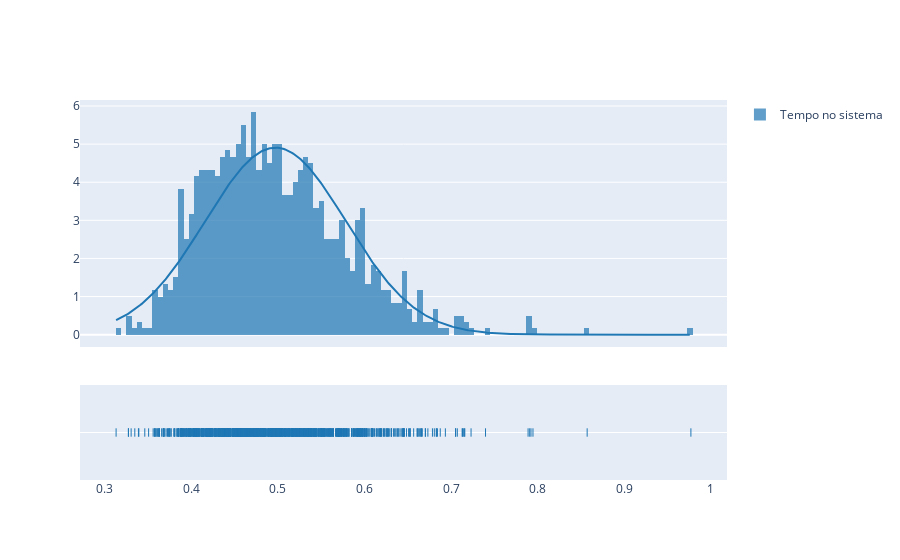

Notebook code cell kept with this figure:
### Code cell
fig = ff.create_distplot([data], ['Tempo no sistema'], curve_type='normal', bin_size=0.006)
fig.show()

### Figure 1 — Plotly figure (JSON) as saved in the notebook; plotly's stock layout.template omitted (floating-point values rounded to 4 significant figures; data arrays with more than 128 entries replaced by an {"elided": "..."} marker saying what was removed)
{"data": [{"autobinx": false, "histnorm": "probability density", "legendgroup": "Tempo no sistema", "marker": {"color": "rgb(31, 119, 180)"}, "name": "Tempo no sistema", "opacity": 0.7, "type": "histogram", "x": {"elided": "1000 float values"}, "xaxis": "x", "xbins": {"end": 0.9771, "size": 0.006, "start": 0.3131}, "yaxis": "y"}, {"legendgroup": "Tempo no sistema", "marker": {"color": "rgb(31, 119, 180)"}, "mode": "lines", "name": "Tempo no sistema", "showlegend": false, "type": "scatter", "x": {"elided": "500 float values"}, "xaxis": "x", "y": {"elided": "500 float values"}, "yaxis": "y"}, {"legendgroup": "Tempo no sistema", "marker": {"color": "rgb(31, 119, 180)", "symbol": "line-ns-open"}, "mode": "markers", "name": "Tempo no sistema", "showlegend": false, "type": "scatter", "x": {"elided": "1000 float values"}, "xaxis": "x", "y": {"elided": "1000 str values"}, "yaxis": "y2"}], "layout": {"barmode": "overlay", "hovermode": "closest", "legend": {"traceorder": "reversed"}, "xaxis": {"anchor": "y2", "domain": [0, 1], "zeroline": false}, "yaxis": {"anchor": "free", "domain": [0.35, 1], "position": 0}, "yaxis2": {"anchor": "x", "domain": [0, 0.25], "dtick": 1, "showticklabels": false}}}
